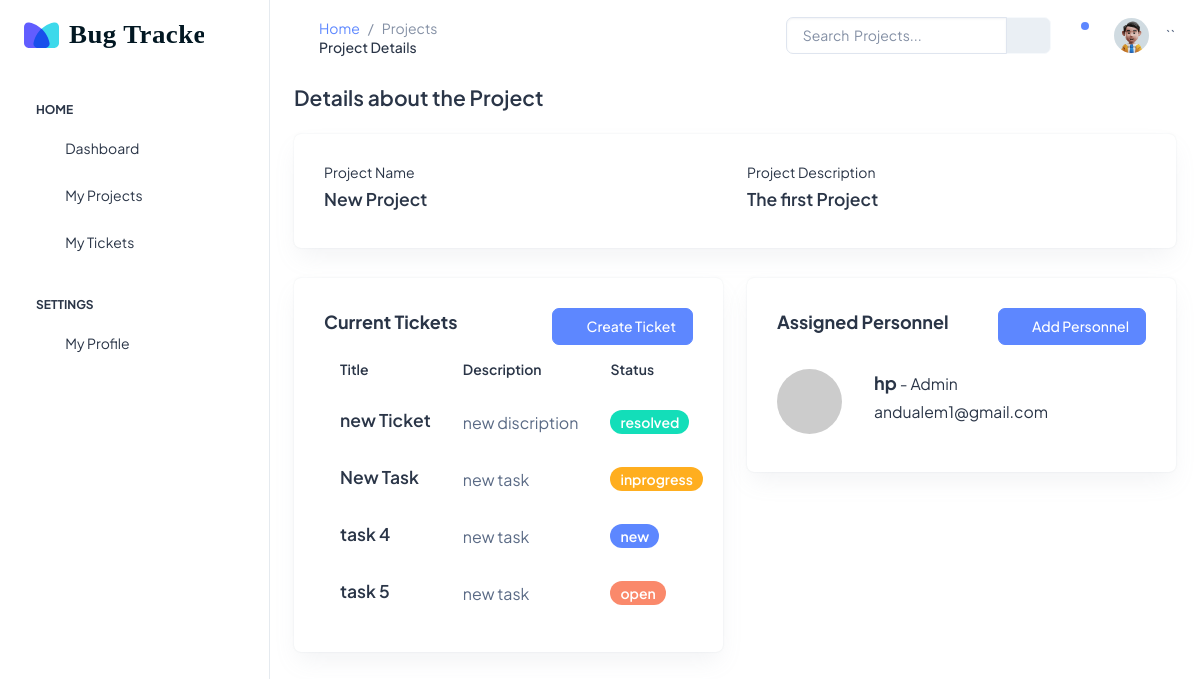
/projects/1/details, run on the app's committed database.
### projects/models.py (models this page shows, shortened)
class Project(models.Model):
    name = models.CharField(max_length=200, blank=False)
    description = models.TextField()
    personnels = models.ManyToManyField(User)
    created_at = models.DateTimeField(auto_now_add=True)

### tickets/models.py (models this page shows, shortened)
class Ticket(models.Model):
    ORDER_STATUS = (
        ("new", "new"),
        ("open", "open"),
        ("inprogress", "inprogress"),
        ("resolved", "resolved"),
        ("additional information required", "additional information required"),
    )
    PRIORITY = (
        ("None", "None"),
        ("Low", "Low"),
        ("Medium", "Medium"),
        ("High", "High"),
    )
    TYPE = (
        ("Bugs/Errors", "Bugs/Errors"),
        ("Feature request", "Feature Request"),
        ("Other Comments", "Other Comments"),
        ("Traning/documents request", "Traning/documents Request"),
    )
    title = models.CharField(max_length=200)
    description = models.TextField()
    status = models.CharField(max_length=40, choices=ORDER_STATUS)
    priority = models.CharField(max_length=40, choices=PRIORITY)
    type = models.CharField(max_length=40, choices=TYPE)
    project = models.ForeignKey(to=Project, on_delete=models.CASCADE)
    submitter = models.ForeignKey(
        to=User, related_name="submitter", on_delete=models.CASCADE
    )
    developer = models.ForeignKey(
        to=User,
        related_name="developer",
        on_delete=models.CASCADE,
    )
    created_at = models.DateTimeField(auto_now_add=True)
    updated_at = models.DateTimeField(auto_now=True)

### users/models.py (models this page shows)
class User(AbstractUser):
    ROLE_CHOICES = (
        ("Developer", "Developer"),
        ("Project Manager", "Project Manager"),
        ("Submitter", "Submitter"),
        ("Admin", "Admin"),
    )
    role = models.CharField(
        max_length=40, default="Developer", choices=ROLE_CHOICES, blank=True, null=True
    )

### projects/views.py (the view)
class ProjectDetailView(DetailView):
    template_name = "projects/detail_project.html"
    model = Project
    context_object_name = "project"
    def get_context_data(self, **kwargs):
        context = super().get_context_data(**kwargs)
        context["tickets"] = Ticket.objects.filter(project=context["project"])
        context["users"] = User.objects.all()
        return context

### projects/templates/projects/detail_project.html (shortened to what this page needs)
{% extends 'base.html' %}
{% load static %}
{% block title %} Projects {% endblock title %}
{% block subtitle %} Project Details {% endblock subtitle %}
{% block content %}
<div class="row">
    <div class="col-12">
        <h4 class="fw-semibold mb-4">Details about the Project</h4>
        <div class="card">
            <div class="card-body">
                <div class="row">
                    <div class="col-md-6">
                        <h6 class="fw-normal mb-2">Project Name</h6>
                        <h5 class="fw-semibold">{{project.name}}</h5>
                    </div>
                    <div class="col-md-6">
                        <h6 class="fw-normal mb-2">Project Description</h6>
                        <h5 class="fw-semibold">{{project.description}}</h5>
                    </div>
                </div>
            </div>
        </div>
    </div>
    <div class="col">
        <div class="row">
            <div class="col-md-6">
                <div class="card">
                    <div class="card-body">
                        <div class="d-flex justify-content-between">
                            <div class="card-title">
                                <strong>Current Tickets</strong>
                            </div>
                            <a
                                href="{% url 'create_ticket' project.id%}"
                                class="btn btn-primary"
                            >
                                <span class="me-1">
                                    <i class="ti ti-circle-plus"></i> </span
                                >Create Ticket</a
                            >
                        </div>
                        <div>
                            <table class="table text-nowrap mb-0 align-middle">
                                <thead class="text-dark fs-4">
                                    <tr>
                                        <th class="border-bottom-0">
                                            <h6 class="fw-semibold mb-0">
                                                Title
                                            </h6>
                                        </th>
                                        <th class="border-bottom-0">
                                            <h6 class="fw-semibold mb-0">
                                                Description
                                            </h6>
                                        </th>
                                        <th class="border-bottom-0">
                                            <h6 class="fw-semibold mb-0">
                                                Status
                                            </h6>
                                        </th>
                                    </tr>
                                </thead>
                                <tbody>
                                    {% for ticket in project.ticket_set.all %}
                                    <tr>
                                        <td class="border-bottom-0">
                                            <a
                                                href="{% url 'ticket_detail' ticket.id%}"
                                            >
                                                <h5 class="fw-semibold mb-1">
                                                    {{ticket.title}}
                                                </h5>
                                            </a>
                                        </td>
                                        <td class="border-bottom-0">
                                            <p class="mb-0 fw-normal">
                                                {{ticket.description|truncatechars:20}}
                                            </p>
                                        </td>
                                        <td class="border-bottom-0">
                                            <div
                                                class="d-flex align-items-center gap-2"
                                            >
                                                {% include "tickets/partials/_status.html"%}
                                            </div>
                                        </td>
                                    </tr>
                                    {% endfor %}
                                </tbody>
                            </table>
                        </div>
                    </div>
                </div>
            </div>
            <div class="col-md-6">
                <div class="card">
                    <div class="card-body">
                        <div class="card-title">
                            <div class="row">
                                <div class="col">
                                    <strong>Assigned Personnel</strong>
                                </div>
                                <div class="col d-flex justify-content-end">
                                    <button
                                        data-bs-toggle="modal"
                                        data-bs-target="#exampleModal"
                                        class="btn btn-primary"
                                    >
                                        <span class="me-1">
                                            <i
                                                class="ti ti-circle-plus"
                                            ></i> </span
                                        >Add Personnel
                                    </button>
                                </div>
                            </div>
                            {% for user in project.personnels.all %}
                            <div class="d-flex flex-start mt-4">
                                <a class="me-3" href="#">
                                    <img
                                        class="rounded-circle shadow-1-strong"
                                        src="https://picsum.photos/200"
                                        alt="avatar"
                                        width="65"
                                        height="65"
                                    />
                                </a>
                                <div class="ms-3 flex-grow-1 flex-shrink-1">
                                    <div>
                                        <div
                                            class="d-flex justify-content-between align-items-center"
                                        >
                                            <p class="mb-1">
                                                <strong> {{ user.username}}</strong
                                                        >
                                                <span class="small"
                                                    >-
                                                    {{ user.role }}
                                                </span>
                                            </p>
                                        </div>
                                        <p class="small mb-0">{{user.email}}</p>
                                    </div>
                                </div>
                            </div>
                            {% endfor %}
                        </div>
                    </div>
                </div>
            </div>
        </div>
    </div>
    {% endblock content %}

### tickets/templates/tickets/partials/_status.html
<span
class="badge
{% if  ticket.status == "new"%}
bg-primary
{% elif ticket.status == "open" %}
bg-danger
{% elif ticket.status == "inprogress" %}
bg-warning
{% elif ticket.status == "resolved" %}
bg-success
{% elif ticket.status == "additional information required" %}
bg-info
{% endif %}
rounded-3 fw-semibold"
>{{ticket.status}}</span
>

### data on the page
Project: name "New Project", description "The first Project"
Ticket: title "new Ticket", description "new discription", status "resolved"
Ticket: title "New Task", description "new task", status "inprogress"
Ticket: title "task 4", description "new task", status "new"
Ticket: title "task 5", description "new task", status "open"
User: username "hp", role "Admin", email "andualem1@gmail.com"
